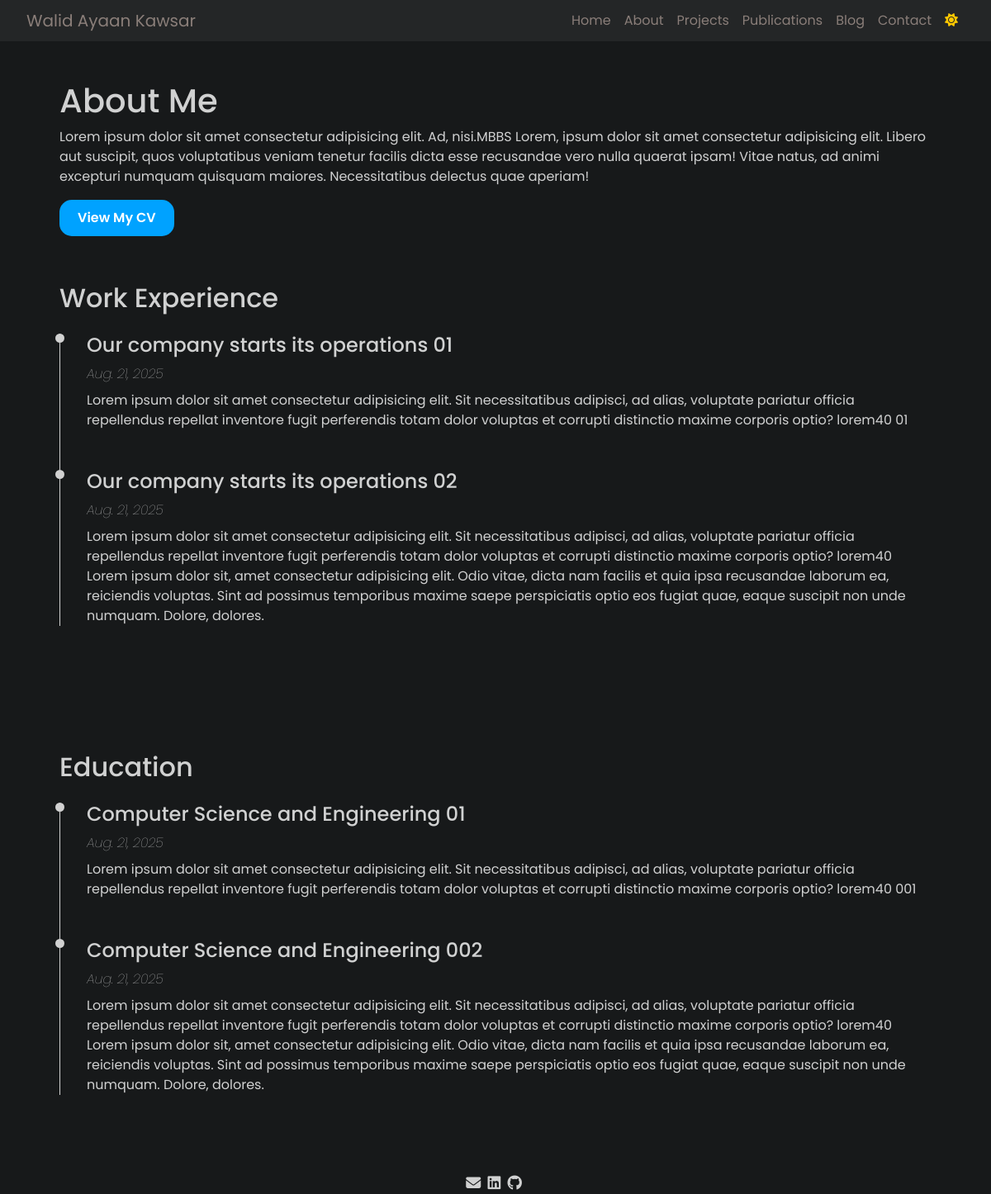
The page /pages/about on the database as committed earlier.
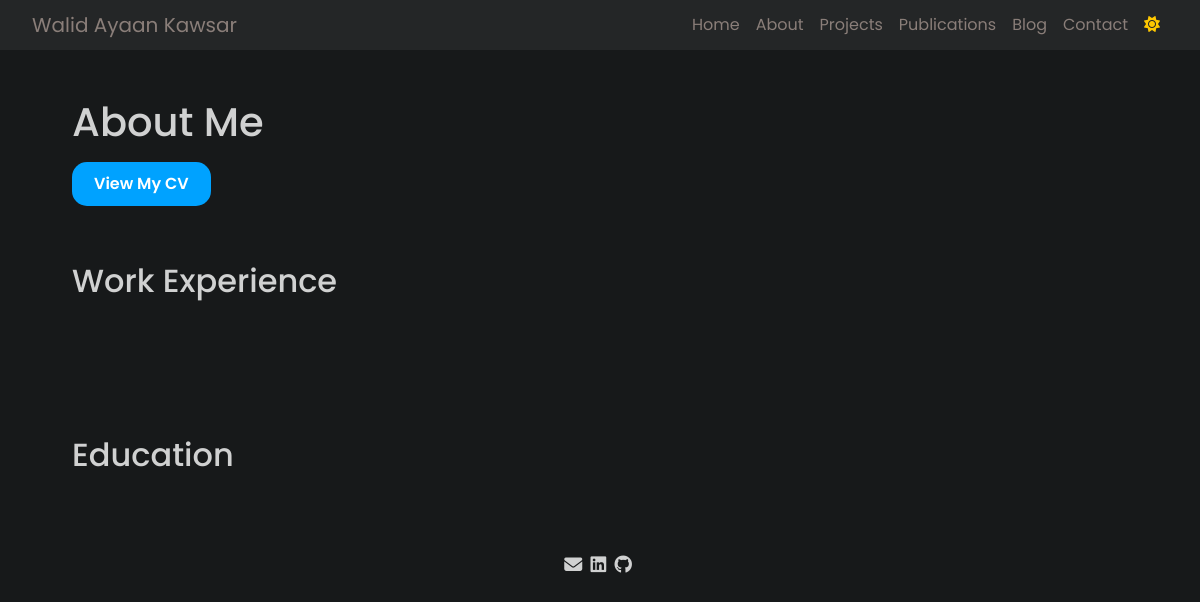
The same page on the database as committed later.
### main/models.py (models this page shows)
class Profile(models.Model):
    picture = models.ImageField(upload_to='profile/', blank=True, null=True)
    graduate = models.CharField(max_length=100, blank=True, null=True)
    cv = models.FileField(upload_to='cv/', blank=True, null=True)
    description = models.TextField(blank=True, null=True)

class skill(models.Model):
    work = models.CharField(max_length=100, blank=True, null=True)
    work_description = models.TextField(blank=True, null=True)
    work_date = models.DateField(blank=True, null=True)
    education = models.CharField(max_length=100, blank=True, null=True)
    education_description = models.TextField(blank=True, null=True)
    education_date = models.DateField(blank=True, null=True)

### main/views.py (the view)
# urls.py: path('pages/about', views.about, name='about'),
def about(request):
    links = Contact.objects.first()
    abouts = Profile.objects.first()
    experience = skill.objects.all()
    return render(request, 'pages/about.html', {'about': abouts, 'experience': experience, 'link': links})

### templates/pages/about.html (shortened to what this page needs)
{% load static %}
<!DOCTYPE html>
<html lang="en">
<head>
    <link href="https://cdn.jsdelivr.net/npm/bootstrap@5.3.2/dist/css/bootstrap.min.css" rel="stylesheet"
>
    <link rel="stylesheet" href="https://cdnjs.cloudflare.com/ajax/libs/font-awesome/6.4.2/css/all.min.css"
 />
    <link rel="stylesheet" href="{% static 'css/all.css' %}">
    <link rel="stylesheet" href="{% static 'css/about.css'%}">
</head>
<body id="body" class="dark-mode">
    <nav class="navbar navbar-expand-lg">
        <div class="">
            <a class="navbar-brand" href="../index">Walid Ayaan Kawsar</a>
        </div>
        <div class="collapse navbar-collapse" id="navbarNav">
            <ul class="navbar-nav ms-auto">
                <li class="nav-item">
                    <a class="nav-link" href="../index">Home</a>
                </li>
                <li class="nav-item">
                    <a class="nav-link" href="about">About</a>
                </li>
                <li class="nav-item">
                    <a class="nav-link" href="project">Projects</a>
                </li>
                <li class="nav-item">
                    <a class="nav-link" href="publications">Publications</a>
                </li>
                <li class="nav-item">
                    <a class="nav-link" href="blog">Blog</a>
                </li>
                <li class="nav-item">
                    <a class="nav-link" href="contact">Contact</a>
                </li>
                    <button class="nav-link" id="toggle-mode"><i class="fa-solid fa-sun"
                            style="color: #ffc800;"></i></button>
            </ul>
        </div>
    </nav>
    <section id="aboutTop">
        <h1>About Me</h1>
        <p>{{ about.description }}</p>
        <button id="CvBtn">
            <a target="_blank" href="{{ about.cv.url }}"> View My CV </a>
        </button>
    </section>
    <section class="py-5" id="work-experience-timeline">
        <h2 class="mt-2 pb-3">Work Experience</h2>
        <ul class="timeline">
            {% for experience in experience %}
            <li class="timeline-item mb-5">
                <h4 class="">{{ experience.work }}</h4>
                <p class="mb-2 fst-italic fw-lighter"> {{ experience.work_date }}</p>
                <p class="">{{ experience.work_description }}</p>
            </li>
            {% endfor %}
        </ul>
    </section>
    <section class="py-5" id="work-experience-timeline">
        <h2 class="mt-2 pb-3">Education</h2>
        <ul class="timeline">
            {% for education in experience %}
            <li class="timeline-item mb-5">
                <h4 class="">{{ education.education }}</h4>
                <p class="mb-2 fst-italic fw-lighter"> {{ education.education_date }}</p>
                <p class="">{{ education.education_description }}</p>
            </li>
            {% endfor %}
        </ul>
    </section>
    <footer>
        <a href="mailto: {{ link.mail }}"><i class="fa-solid fa-envelope"></i></a>
        <a href="{{ link.linkedin }}"><i class="fa-brands fa-linkedin"></i></a>
        <a href="{{ link.github }}"><i class="fa-brands fa-github"></i></a>
    </footer>
</body>
</html>

Rows that differ between the two databases and show on the page:
removed Profile: description "Lorem ipsum dolor sit amet consectetur adipisicing elit. Ad, nisi.MBBS Lorem, ipsum dolor sit amet consectetur adipisicing elit. Libero aut suscipit, quos voluptatibus veniam tenetur facilis dicta esse recusandae vero nulla quaerat ipsam! Vitae natus, ad animi excepturi numquam quisquam maiores. Necessitatibus delectus quae aperiam!"
removed skill: work "Our company starts its operations 01", work_date "Aug. 21, 2025", work_description "Lorem ipsum dolor sit amet consectetur adipisicing elit. Sit necessitatibus adipisci, ad alias, voluptate pariatur officia repellendus repellat inventore fugit perferendis totam dolor voluptas et corrupti distinctio maxime corporis optio? lorem40 01", education "Computer Science and Engineering 01", education_date "Aug. 21, 2025", education_description "Lorem ipsum dolor sit amet consectetur adipisicing elit. Sit necessitatibus adipisci, ad alias, voluptate pariatur officia repellendus repellat inventore fugit perferendis totam dolor voluptas et corrupti distinctio maxime corporis optio? lorem40 001"
removed skill: work "Our company starts its operations 02", work_date "Aug. 21, 2025", work_description "Lorem ipsum dolor sit amet consectetur adipisicing elit. Sit necessitatibus adipisci, ad alias, voluptate pariatur officia repellendus repellat inventore fugit perferendis totam dolor voluptas et corrupti distinctio maxime corporis optio? lorem40 Lorem ipsum dolor sit, amet consectetur adipisicing elit. Odio vitae, dicta nam facilis et quia ipsa recusandae laborum ea, reiciendis voluptas. Sint ad possimus temporibus maxime saepe perspiciatis optio eos fugiat quae, eaque suscipit non unde numquam. Dolore, dolores.", education "Computer Science and Engineering 002", education_date "Aug. 21, 2025", education_description "Lorem ipsum dolor sit amet consectetur adipisicing elit. Sit necessitatibus adipisci, ad alias, voluptate pariatur officia repellendus repellat inventore fugit perferendis totam dolor voluptas et corrupti distinctio maxime corporis optio? lorem40 Lorem ipsum dolor sit, amet consectetur adipisicing elit. Odio vitae, dicta nam facilis et quia ipsa recusandae laborum ea, reiciendis voluptas. Sint ad possimus temporibus maxime saepe perspiciatis optio eos fugiat quae, eaque suscipit non unde numquam. Dolore, dolores."
